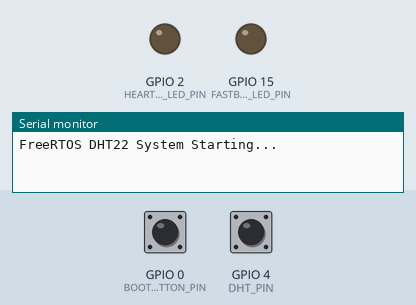
This program was run on a simulated ESP32-S3. On the bench: output pins drawn as LEDs (lit = HIGH), the last lines printed to the serial monitor. Dashed ring = blinking. The inputs (shaded band) are chosen by the test bench; at power-on: GPIO 0 (BOOT_BUTTON_PIN) HIGH, GPIO 4 (DHT_PIN) HIGH.

Above: at 0.1 s.
At 2.9 s:
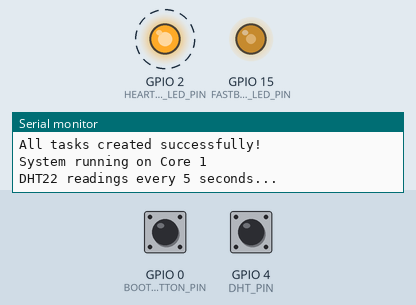
3.3 s: GPIO 0 (BOOT_BUTTON_PIN) pulled LOW for 0.15 s
Timing chart, 0 to 12.3 s (numbered marks = the images above; inputs shaded):
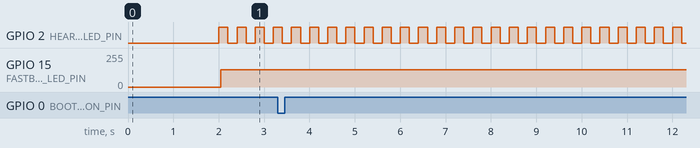

Measured:
- by itself, GPIO 2 (HEARTBEAT_LED_PIN): alternates HIGH for 0.20 s and LOW for 0.20 s

The program:

main.cpp
```cpp
#include <Arduino.h>
#include <freertos/FreeRTOS.h>
#include <freertos/task.h>
#include <freertos/queue.h>

// pins
#define DHT_PIN 4
#define HEARTBEAT_LED_PIN 2
#define FASTBEAT_LED_PIN 15
#define BOOT_BUTTON_PIN 0
#define NEOPIXEL_PIN 38

#define USER_ID "io25m010"

// data structures
struct DHT22Data {
  float temperature;
  float humidity;
  uint32_t readingNumber;
  bool isValid;
};

enum MessageType {
  MSG_DHT_DATA,
  MSG_USER_ID,
  MSG_ERROR
};

struct SerialMessage {
  MessageType type;
  DHT22Data dhtData;
  char message[64];
};

// globals
// FreeRTOS handles
QueueHandle_t dhtToSerialQueue;

// DHT22 ISR variables
volatile bool dataReady = false;
volatile uint32_t lastTime = 0;
volatile uint8_t bitCount = 0;
volatile uint8_t dhtData[5] = {0}; // 40 bits = 5 bytes
volatile bool readingData = false;
volatile bool timeoutOccurred = false;

// Hardware timer for timeout management
hw_timer_t *timeoutTimer = nullptr;

// Task handles for core pinning
TaskHandle_t dhtTaskHandle;
TaskHandle_t serialTaskHandle;
TaskHandle_t heartbeatTaskHandle;
TaskHandle_t fastbeatTaskHandle;
TaskHandle_t buttonTaskHandle;

// utility functions
void setNeoPixel(uint8_t r, uint8_t g, uint8_t b) {
  neopixelWrite(NEOPIXEL_PIN, r, g, b);
}

// dht22 isr functions
// Hardware timer ISR - called when timeout occurs
void IRAM_ATTR timeoutISR() {
  timeoutOccurred = true;
}

// Interrupt handler - called on every pin state change
void IRAM_ATTR dhtInterrupt() {
  uint32_t currentTime = micros();

  if (!readingData) return;

  uint32_t duration = currentTime - lastTime;
  lastTime = currentTime;

  bitCount++;

  // Check if this is a HIGH pulse (the one we measure for bit value)
  if (digitalRead(DHT_PIN) == LOW) {
    // Falling edge - end of HIGH pulse, now we can determine the bit value
    if (bitCount >= 3 && bitCount <= 82) {
      uint8_t databitIndex = (bitCount - 3) / 2;
      if (databitIndex < 40) {
        uint8_t byteIndex = databitIndex / 8;
        uint8_t bitPosition = 7 - (databitIndex % 8); // MSB first

        // Determine if it's a '1' or '0' based on HIGH pulse duration
        if (duration > 50) { // Threshold: >50μs = bit '1', <50μs = bit '0'
          dhtData[byteIndex] |= (1 << bitPosition);
        }
      }
    }

    // Check if we've received all 40 data bits
    if (bitCount >= 82) {
      dataReady = true;
      readingData = false;
    }
  }
}

// dht22 read
void dht22Task(void *parameter) {
  SerialMessage msg;
  static uint32_t readingCount = 0;

  // Initialize timeout timer
  timeoutTimer = timerBegin(0, 80, true); // Timer 0, prescaler 80 (1MHz), count up
  timerAttachInterrupt(timeoutTimer, &timeoutISR, false);

  // Initialize - wait for first reading
  vTaskDelay(pdMS_TO_TICKS(2000)); // Give DHT22 time to stabilize

  for (;;) {
    setNeoPixel(40, 0, 0); // Red - reading in progress

    // Reset variables
    dataReady = false;
    readingData = false;
    bitCount = 0;
    timeoutOccurred = false;
    memset((void*)dhtData, 0, 5); // Clear data array

    // Configure and start timeout timer (100ms)
    timerWrite(timeoutTimer, 0); // Reset timer counter
    timerAlarmWrite(timeoutTimer, 100000, false); // 100ms timeout
    timerAlarmEnable(timeoutTimer);

    // Send start signal to DHT22
    pinMode(DHT_PIN, OUTPUT);
    digitalWrite(DHT_PIN, LOW);
    vTaskDelay(pdMS_TO_TICKS(20)); // 20ms delay (DHT22 needs at least 18ms)
    digitalWrite(DHT_PIN, HIGH);
    delayMicroseconds(40); // 40μs delay

    pinMode(DHT_PIN, INPUT_PULLUP);

    readingData = true;
    lastTime = micros();
    attachInterrupt(digitalPinToInterrupt(DHT_PIN), dhtInterrupt, CHANGE);

    // Wait for data or timeout
    while (!dataReady && !timeoutOccurred) {
      vTaskDelay(pdMS_TO_TICKS(1));
    }

    // Cleanup
    timerAlarmDisable(timeoutTimer);
    detachInterrupt(digitalPinToInterrupt(DHT_PIN));

    if (timeoutOccurred) {
      setNeoPixel(40, 40, 0); // Yellow - timeout
      msg.type = MSG_ERROR;
      strcpy(msg.message, "DHT22 timeout error!");
      xQueueSend(dhtToSerialQueue, &msg, 0);
    } else if (dataReady) {
      // Verify checksum
      uint8_t checksum = dhtData[0] + dhtData[1] + dhtData[2] + dhtData[3];

      if (checksum == dhtData[4]) {
        setNeoPixel(0, 40, 0); // Green - success

        // Parse data
        uint16_t humidity_raw = (dhtData[0] << 8) | dhtData[1];
        float humidity = humidity_raw / 10.0;

        uint16_t temperature_raw = (dhtData[2] << 8) | dhtData[3];
        float temperature = temperature_raw / 10.0;

        // Handle negative temperature
        if (dhtData[2] & 0x80) {
          temperature *= -1;
        }

        // Send to serial task
        msg.type = MSG_DHT_DATA;
        msg.dhtData.temperature = temperature;
        msg.dhtData.humidity = humidity;
        msg.dhtData.readingNumber = readingCount++;
        msg.dhtData.isValid = true;

        xQueueSend(dhtToSerialQueue, &msg, 0);
      } else {
        setNeoPixel(40, 0, 40); // Magenta - checksum error
        msg.type = MSG_ERROR;
        strcpy(msg.message, "DHT22 checksum error!");
        xQueueSend(dhtToSerialQueue, &msg, 0);
      }
    }

    // Wait 5 seconds before next reading
    vTaskDelay(pdMS_TO_TICKS(5000));
  }
}

// serial communication
void serialTask(void *parameter) {
  SerialMessage msg;

  for (;;) {
    if (xQueueReceive(dhtToSerialQueue, &msg, portMAX_DELAY) == pdTRUE) {
      switch (msg.type) {
        case MSG_DHT_DATA:
          Serial.printf("%lu: %.1f%% %.1fC\n",
                       msg.dhtData.readingNumber,
                       msg.dhtData.humidity,
                       msg.dhtData.temperature);
          break;

        case MSG_USER_ID:
          Serial.println(USER_ID);
          break;

        case MSG_ERROR:
          Serial.println(msg.message);
          break;
      }
    }
  }
}

// heartbeat
void heartbeatTask(void *parameter) {
  pinMode(HEARTBEAT_LED_PIN, OUTPUT);

  for (;;) {
    digitalWrite(HEARTBEAT_LED_PIN, !digitalRead(HEARTBEAT_LED_PIN));
    vTaskDelay(pdMS_TO_TICKS(200)); // 200ms
  }
}

// fastbeat
void fastbeatTask(void *parameter) {
  pinMode(FASTBEAT_LED_PIN, OUTPUT);

  for (;;) {
    digitalWrite(FASTBEAT_LED_PIN, !digitalRead(FASTBEAT_LED_PIN));
    vTaskDelay(pdMS_TO_TICKS(1)); // 1ms
  }
}

// button
void buttonTask(void *parameter) {
  pinMode(BOOT_BUTTON_PIN, INPUT_PULLUP);
  bool lastButtonState = HIGH;
  SerialMessage msg;

  for (;;) {
    bool currentButtonState = digitalRead(BOOT_BUTTON_PIN);

    // Detect button press (falling edge)
    if (lastButtonState == HIGH && currentButtonState == LOW) {
      msg.type = MSG_USER_ID;
      xQueueSend(dhtToSerialQueue, &msg, 0);
    }

    lastButtonState = currentButtonState;
    vTaskDelay(pdMS_TO_TICKS(50)); // 50ms debounce delay
  }
}

// setup function
void setup() {
  Serial.begin(115200);
  Serial.println("FreeRTOS DHT22 System Starting...");

  // Initialize NeoPixel
  setNeoPixel(0, 0, 40); // Blue - initializing

  // Initialize DHT22 pin
  pinMode(DHT_PIN, OUTPUT);
  digitalWrite(DHT_PIN, HIGH); // Start with HIGH (idle state)
  delay(2000); // Give DHT22 time to initialize

  // Create message queues
  dhtToSerialQueue = xQueueCreate(10, sizeof(SerialMessage));

  if (dhtToSerialQueue == NULL) {
    Serial.println("Failed to create message queue!");
    return;
  }

  // Create tasks on Core 1 (as required by assignment)
  xTaskCreatePinnedToCore(dht22Task, "DHT22Task", 8192, NULL, 2, &dhtTaskHandle, 1);
  xTaskCreatePinnedToCore(serialTask, "SerialTask", 4096, NULL, 1, &serialTaskHandle, 1);
  xTaskCreatePinnedToCore(heartbeatTask, "HeartbeatTask", 2048, NULL, 1, &heartbeatTaskHandle, 1);
  xTaskCreatePinnedToCore(fastbeatTask, "FastbeatTask", 2048, NULL, 3, &fastbeatTaskHandle, 1); // High priority
  xTaskCreatePinnedToCore(buttonTask, "ButtonTask", 2048, NULL, 1, &buttonTaskHandle, 1);

  Serial.println("All tasks created successfully!");
  Serial.println("System running on Core 1");
  Serial.println("DHT22 readings every 5 seconds...");
}

// loop function
void loop() {
  // FreeRTOS handles everything - no code needed here
}
```
